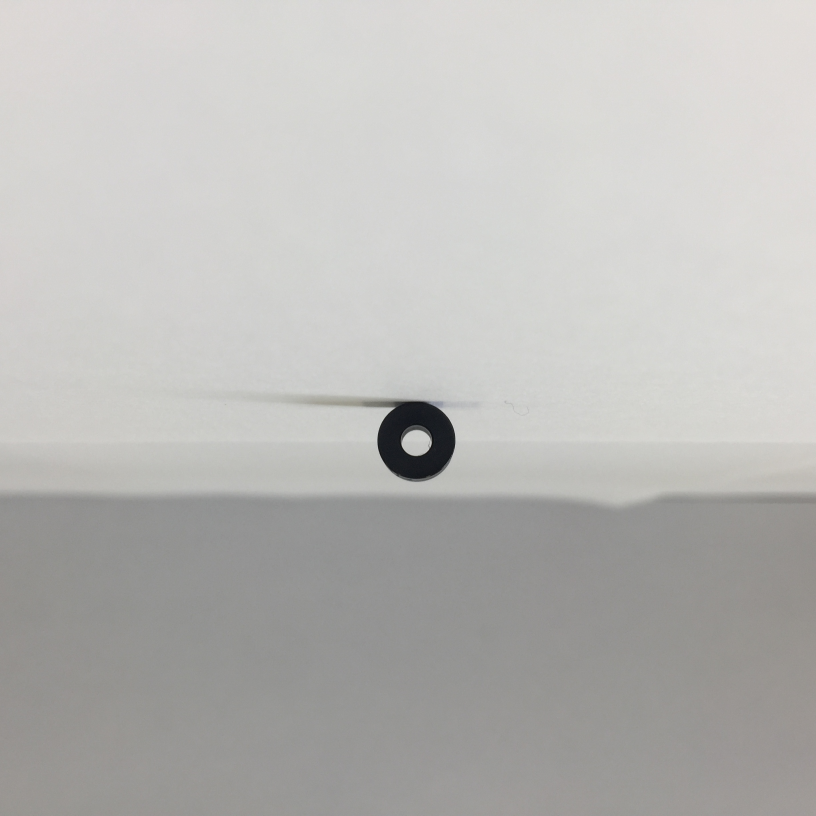
#> input picture Samples/example/2018-06-13 12.54.14 copy.jpg, 2448 x 2448 px, given as the content of the folder qso/home/PlasticRings/Samples/Organized_Subfolders/Defective, which was not available (shown at 1/3 size)
$ python RawProcessing.py
#> lines starting #> are read from the running program, lines starting #| are printed output that depends on the picture; after the words box and inside, x2 and y2 are one past the last pixel; in counts of white or black regions, pixels touching at a corner belong together; pictures that were not available may be replaced by others from this repository, and a replacement may not be noted
### python/PlasticMethods.py
#-*- coding: utf-8 -*-

import os.path
import sys
import codecs
import numpy
import errno

#######################
######## Paths ########
#######################

def getProjectFolder():
    ProjectFolder = os.path.join(os.path.expanduser('~'),'PlasticRings')
    return ProjectFolder

# [9 lines left out: functions MakeLogFile, MakeModelPath, not called in this run]

def RawPicturesPath(defective=True):
    halfpath = os.path.join(getProjectFolder(),'Samples', "Organized_Subfolders")
    if defective:
        fullpath = os.path.join(halfpath,'Defective')
    else:
        fullpath = os.path.join(halfpath,'Nondefective')
    return fullpath

# [5 lines left out: function getDataPath, not called in this run]

def getProcessedPath(mode = 'grayscale_crop_600_resize_240'):
    folder_path = os.path.join(getProjectFolder(),'Samples', 'Processed', '{}'.format(mode))
    return folder_path

### To check the tensorboard log
# [49 lines left out: functions print_log_instructions, OneHot, ReadyData, LoadData, not called in this run]

# [7 lines of commented-out code are left out]

# [2 lines that do not run on import are left out]

### python/RawProcessing.py
#-*- coding: utf-8 -*-
# Run in server

import os.path
import sys
PythonPath = os.path.join(os.path.expanduser('~'),'PlasticRings', 'python')
sys.path.append(os.path.abspath(PythonPath))
from PlasticMethods import *
import numpy
import cv2


def cropped(image, h=924): # original is 2448x2448 ==> to make 600x600
    cropped_image = image[h:-h, h:-h]
    return cropped_image

def RawProcessing(mode='grayscale_crop_600_resize_240'):
#> called with mode = 'grayscale_crop_600_resize_240'
    picnum = 0
    capture_foldername = os.path.join(os.path.expanduser('~'),'PlasticRings', 'Samples', 'Processed', '{}'.format(mode))
    if not os.path.isdir(capture_foldername):
        os.makedirs(capture_foldername)
    ###
    defective_folder_path = RawPicturesPath(defective=True)
    nondefective_folder_path = RawPicturesPath(defective=False)
    defective_paths = os.listdir(defective_folder_path)
    nondefective_paths = os.listdir(nondefective_folder_path)
    defective_paths = sorted(defective_paths)
    nondefective_paths = sorted(nondefective_paths)
    defective_files = [os.path.join(defective_folder_path, dp) for dp in defective_paths]
    nondefective_files = [os.path.join(nondefective_folder_path, ndp) for ndp in nondefective_paths]
    for ffp in defective_files:
        image = cv2.imread(ffp, cv2.IMREAD_UNCHANGED)
#> image is the input picture: shape (2448, 2448, 3); mean B, G, R 182.8, 185.2, 186
        print('Read picture {}'.format(picnum))
        if mode == 'grayscale_crop_600_resize_240':
            image = cv2.cvtColor(image, cv2.COLOR_BGR2GRAY)
#> image: shape (2448, 2448)
            image = cropped(image, h=924)
#> in cropped, `cropped_image = image[h:-h, h:-h]`:
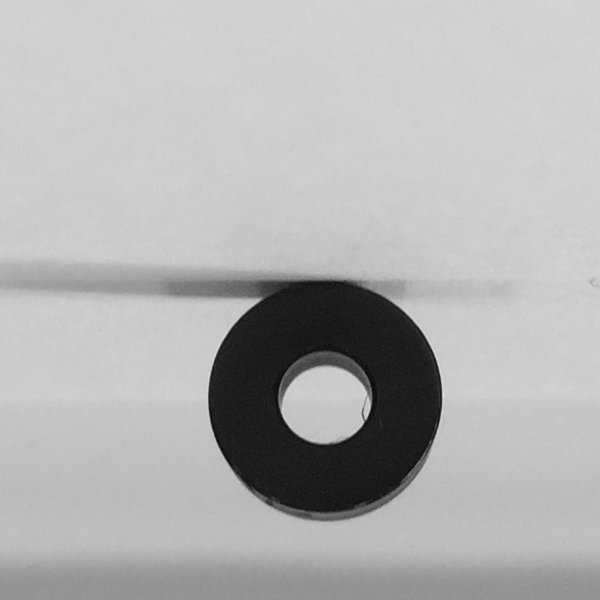
#> cropped_image: shape (600, 600); min 4, max 225, mean 178.5
            image = cv2.resize(image, (0,0), fx=0.4, fy=0.4)
#> image: shape (240, 240)
        if mode == 'edges_crop_600_resize_240':
            image = cropped(image, h=924)
            image = cv2.Canny(image,30,55)
            image = cv2.resize(image, (0,0), fx=0.4, fy=0.4)
        capture = "picture_{}_{}_defective_1.jpg".format(str(picnum).zfill(4), mode)
        capture_filename = os.path.join(capture_foldername, capture)
        cv2.imwrite(capture_filename, image)  # save frame as JPEG file
        print('Write: Success') if os.path.exists(capture_filename) else print('Write: Failed')
        picnum += 1
    for ffp in nondefective_files:
        image = cv2.imread(ffp, cv2.IMREAD_UNCHANGED)
        print('Read picture {}'.format(picnum))
        if mode == 'grayscale_crop_600_resize_240':
            image = cv2.cvtColor(image, cv2.COLOR_BGR2GRAY)
            image = cropped(image, h=924)
            image = cv2.resize(image, (0,0), fx=0.4, fy=0.4)
        if mode == 'edges_crop_600_resize_240':
            image = cropped(image, h=924)
            image = cv2.Canny(image,30,55)
            image = cv2.resize(image, (0,0), fx=0.4, fy=0.4)
        capture = "picture_{}_{}_defective_0.jpg".format(str(picnum).zfill(4), mode)
        capture_filename = os.path.join(capture_foldername, capture)
        cv2.imwrite(capture_filename, image)  # save frame as JPEG file
        print('Write: Success') if os.path.exists(capture_filename) else print('Write: Failed')
        picnum += 1
    ###

def main():
    RawProcessing(mode='grayscale_crop_600_resize_240')
    RawProcessing(mode='edges_crop_600_resize_240')
#> call 2 of RawProcessing, with mode = 'edges_crop_600_resize_240'
#> in RawProcessing (call 2), `image = cv2.Canny(image,30,55)`:
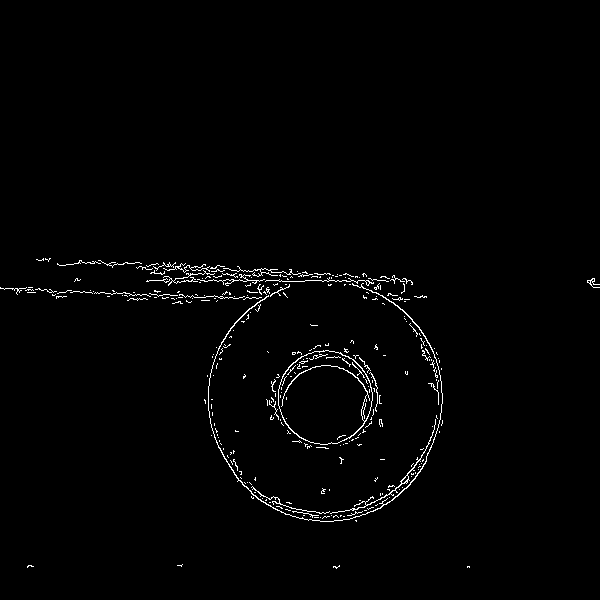
#> image: shape (600, 600); 1.3% white in thin lines or dots, all inside (x1, y1, x2, y2) = (0, 258, 600, 569)
#> in RawProcessing (call 2), `image = cv2.resize(image, (0,0), fx=0.4, fy=0.4)`:
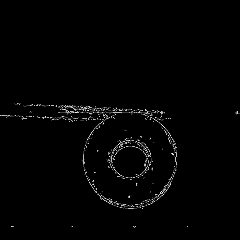
#> image: shape (240, 240); min 0, max 255, mean 3.3
    print('Finished!')

if __name__ == '__main__':
    main()
